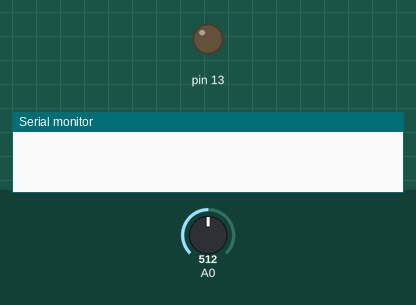
This sketch was run on a simulated Arduino Uno, built with avr-gcc and run on an emulated ATmega328P. Shown: output pins drawn as LEDs (lit = HIGH), the last lines printed to the serial monitor. The test bench sets the inputs (shaded band); at power-on: A0 = 512.

Above: at 1.2 s.
1.3 s: A0 set to 528
At 3.1 s:
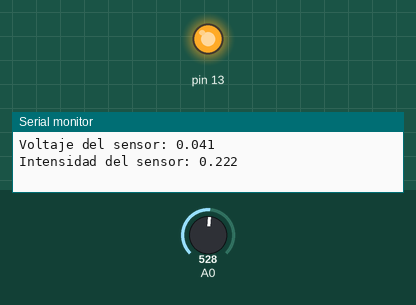
4.0 s: A0 set to 306
At 5.6 s:
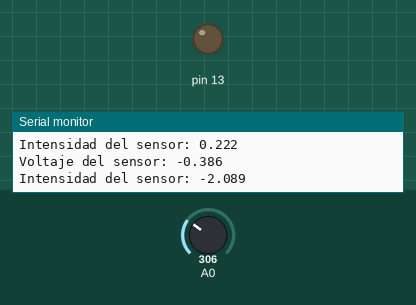
6.5 s: A0 set to 756
8.8 s: A0 set to 786
Timing chart, 0 to 11.8 s (numbered marks = the images above; inputs shaded):
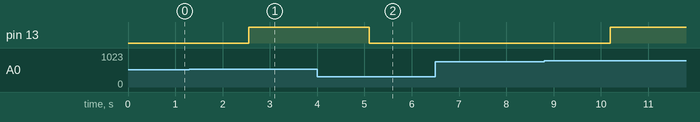

Measured:
- the behaviour switches between 516 and 517 on A0 (found by bisection; images 0 and 1)
- after the input at 1.3 s, pin 13: LOW → HIGH after 1.2 s
- after the input at 4.0 s, pin 13: HIGH → LOW after 1.1 s

The sketch:

sensorACS712_5A.ino
```cpp
float Sensibilidad=0.185; //sensibilidad en Voltios/Amperio para sensor de 5A
int on_off = 0;

void setup() {

  Serial.begin(9600);
  pinMode(13,OUTPUT);
}

void loop() {

  float voltajeSensor =get_voltage(20000);//obtenemos voltaje del sensor(10000 muestras)
  float corriente = (voltajeSensor-2.5)/Sensibilidad; //Ecuación  para obtener la corriente
  Serial.print("Voltaje del sensor: ");
  Serial.println(voltajeSensor - 2.5 ,3);
  Serial.print("Intensidad del sensor: ");
  Serial.println(corriente ,3);
  if (corriente > 0.075)
  {
    //on_off = 1;
    digitalWrite(13, HIGH);
  }else{
    //on_off = 0;
    digitalWrite(13, LOW);

  }
}


float get_voltage(int n_muestras)
{
  float voltage=0;

  for(int i=0;i<n_muestras;i++)
  {
    voltage =voltage+analogRead(A0) * (5.0 / 1023.0);
  }
  voltage=voltage/n_muestras;
  return(voltage);
}
```
